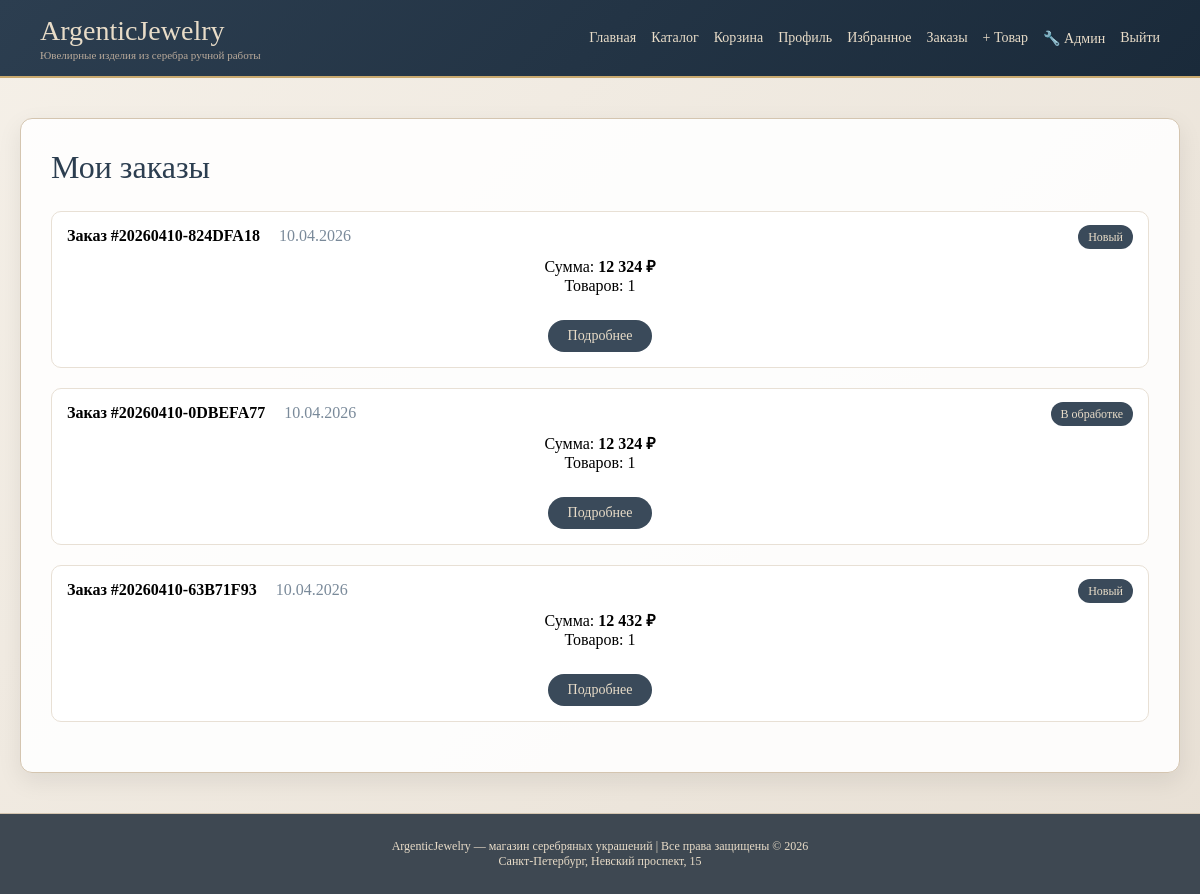
Screenshot of /my-orders/ (signed in) with the database file from the repository.
### store/models.py (models this page shows, shortened)
class Order(models.Model):
    STATUS_CHOICES = [
        ('new', 'Новый'),
        ('confirmed', 'Подтверждён'),
        ('processing', 'В обработке'),
        ('shipped', 'Отправлен'),
        ('delivered', 'Доставлен'),
        ('cancelled', 'Отменён'),
    ]
    DELIVERY_CHOICES = [
        ('courier', 'Курьером'),
        ('pickup', 'Самовывоз'),
        ('mail', 'Почтой'),
    ]
    PAYMENT_CHOICES = [
        ('card_online', 'Картой онлайн'),
        ('sbp', 'СБП'),
        ('cash', 'Наличными'),
    ]
    user = models.ForeignKey(
        User,
        on_delete=models.SET_NULL,
        null=True,
        related_name='orders',
        verbose_name='Пользователь'
    )
    order_number = models.CharField(
        max_length=20,
        unique=True,
        editable=False,
        default=generate_order_number,
        verbose_name='Номер заказа'
    )
    created_at = models.DateTimeField(auto_now_add=True, verbose_name='Дата создания')
    status = models.CharField(max_length=20, choices=STATUS_CHOICES, default='new', verbose_name='Статус')
    total_price = models.DecimalField(max_digits=12, decimal_places=2, default=0, verbose_name='Общая сумма')
    delivery_address = models.TextField(verbose_name='Адрес доставки')
    delivery_method = models.CharField(max_length=20, choices=DELIVERY_CHOICES, verbose_name='Способ доставки')
    payment_method = models.CharField(max_length=20, choices=PAYMENT_CHOICES, verbose_name='Способ оплаты')
    gift_wrap = models.BooleanField(default=False, verbose_name='Подарочная упаковка')
    gift_message = models.TextField(blank=True, verbose_name='Поздравительная открытка')
    comment = models.TextField(blank=True, verbose_name='Комментарий')
    delivered_at = models.DateTimeField(blank=True, null=True, verbose_name='Дата доставки')
    class Meta:
        verbose_name = 'Заказ'
        verbose_name_plural = 'Заказы'
        ordering = ['-created_at']

### store/views.py (the view)
# urls.py: path('my-orders/', views.my_orders, name='my_orders'),
@login_required
def my_orders(request):
    orders = Order.objects.filter(user=request.user).order_by('-created_at')
    return render(request, 'store/my_orders.html', {'orders': orders})

### store/templatetags/store_filters.py (called while the page is built)
@register.filter
def rub_format(value):
    try:
        return f"{float(value):,.0f}".replace(',', ' ') + " ₽" #запятая разделитель тысяч, .0ф - без копеек
    except:
        return value

### store/templates/store/my_orders.html (shortened to what this page needs)
{% extends 'base.html' %}
{% load store_filters %}
{% block content %}
<h1>Мои заказы</h1>
{% if orders %}
    {% for order in orders %}
        <div class="product-card" style="margin-bottom: 20px;">
            <div style="display: flex; justify-content: space-between; align-items: center;">
                <div>
                    <strong>Заказ #{{ order.order_number }}</strong>
                    <span style="margin-left: 15px; color: #7a8a9a;">{{ order.created_at|date:"d.m.Y" }}</span>
                </div>
                <div>
                    <span style="background: #3a4a5a; color: #e8dcc8; padding: 5px 10px; border-radius: 20px; font-size: 12px;">
                        {{ order.get_status_display }}
                    </span>
                </div>
            </div>
            <div style="margin-top: 10px;">
                <p>Сумма: <strong>{{ order.total_price|rub_format }}</strong></p>
                <p>Товаров: {{ order.items.count }}</p>
            </div>
            <div style="margin-top: 15px;">
                <a href="{% url 'store:order_detail' order.order_number %}" class="btn">Подробнее</a>
            </div>
        </div>
    {% endfor %}
{% else %}
    <p>У вас пока нет заказов</p>
    <a href="{% url 'store:product_list' %}" class="btn">Перейти к покупкам</a>
{% endif %}
{% endblock %}

### store/templates/base.html (style rules this page uses)
* { margin: 0; padding: 0; box-sizing: border-box; }
body { font-family: 'Georgia', 'Times New Roman', serif; background: linear-gradient(135deg, #f5f0e8 0%, #e8e0d5 100%); min-height: 100vh; display: flex; flex-direction: column; }
h1, h2, h3 { color: #2c3e50; font-weight: normal; }
h1 { font-size: 32px; margin-bottom: 25px; }
.product-card { background: white; border-radius: 10px; padding: 15px; text-align: center; transition: 0.2s; border: 1px solid #e8e0d5; }
.btn { display: inline-block; background: #3a4a5a; color: #e8dcc8; padding: 8px 20px; text-decoration: none; border-radius: 25px; transition: 0.3s; border: none; cursor: pointer; font-size: 14px; margin-top: 10px; }

### rows the page displays
Order: order_number "20260410-824DFA18", created_at "10.04.2026", status "Новый", total_price|rub_format "12 324 ₽", items.count "1"
Order: order_number "20260410-0DBEFA77", created_at "10.04.2026", status "В обработке", total_price|rub_format "12 324 ₽", items.count "1"
Order: order_number "20260410-63B71F93", created_at "10.04.2026", status "Новый", total_price|rub_format "12 432 ₽", items.count "1"
